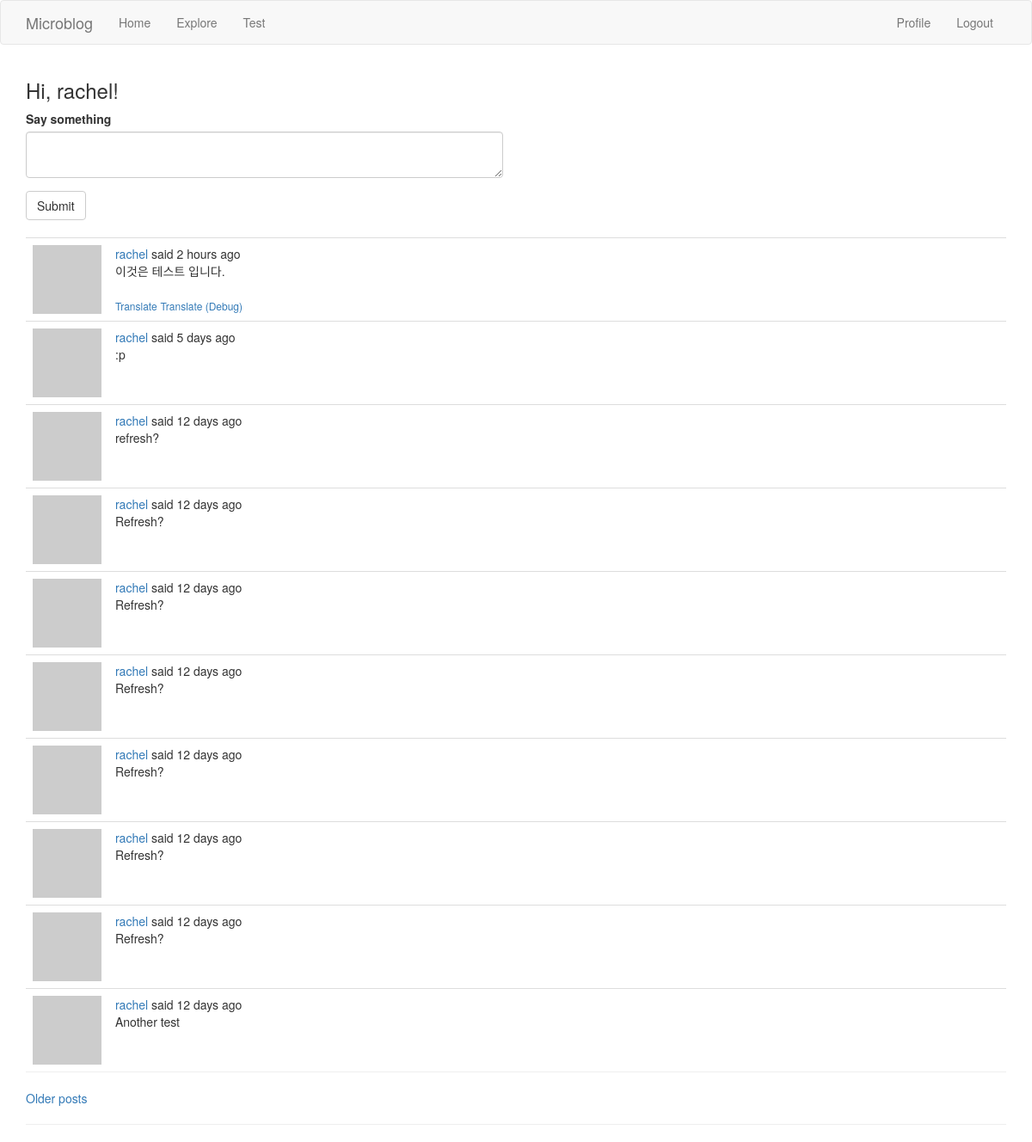
The page /index (signed in) on the database its author committed.
### app/models.py (models this page shows, shortened)
class User(UserMixin, db.Model):
    id = db.Column(db.Integer, primary_key=True)
    username = db.Column(db.String(64), index=True, unique=True)
    email = db.Column(db.String(120), index=True, unique=True)
    pw_hash = db.Column(db.String(128))
    about_me = db.Column(db.String(140))
    datetime_joined = db.Column(db.DateTime, default=datetime.utcnow)
    datetime_last_seen = db.Column(db.DateTime, default=datetime.utcnow)
    posts = db.relationship('Post', backref='author', lazy='dynamic')
    followed = db.relationship(
        'User', # Self-referential
        secondary=followers, # Association table defined above
        primaryjoin=(followers.c.follower_id == id), # How left-side entity is linked: User's `id` matches the `follower_id` field of the association table
        secondaryjoin=(followers.c.followed_id == id), # How the right-side entity (followed user) is linked.
        backref=db.backref('followers', lazy='dynamic'), # How this relationship will be accessed from the right-side entity (followed)
        lazy='dynamic' # `dynamic` sets up the query to not run until specifically requested
    )
    def avatar(self, size):
        digest = md5(self.email.lower().encode('utf-8')).hexdigest()
        return 'https://www.gravatar.com/avatar/{}?d=identicon&s={}'.format(digest, size)
    def followed_posts(self):
        followed = Post.query.join(
            followers, (followers.c.followed_id == Post.user_id)).filter(
                followers.c.follower_id == self.id)
        own = Post.query.filter_by(user_id=self.id)
        return followed.union(own).order_by(Post.timestamp.desc())

class Post(db.Model):
    id = db.Column(db.Integer, primary_key=True)
    body = db.Column(db.String(140))
    timestamp = db.Column(db.DateTime, index=True, default=datetime.utcnow)
    user_id = db.Column(db.Integer, db.ForeignKey('user.id'))
    language = db.Column(db.String(5))

### app/routes.py (the view, shortened to what this page needs)
@application.route('/', methods=['GET', 'POST'])
@application.route('/index', methods=['GET', 'POST'])
@login_required
def index():
    page = request.args.get('page', 1, type=int)
    form = PostForm()
    posts = current_user.followed_posts().paginate(
        page, application.config['POSTS_PER_PAGE'], False)
    next_url = url_for('index', page=posts.next_num) if posts.has_next else None
    prev_url = url_for('index', page=posts.prev_num) if posts.has_prev else None
    return render_template('index.html', title='Home', form=form, posts=posts.items, next_url=next_url, prev_url=prev_url)

### app/forms.py
class PostForm(FlaskForm):
    post = TextAreaField('Say something', validators=[
        DataRequired(), Length(min=1, max=140)])
    submit = SubmitField('Submit')

### app/models.py (called while the page is built)
@login.user_loader
def load_user(id):
    return User.query.get(int(id))

### app/routes.py (called while the page is built)
@application.before_request
def before_request():
    if current_user.is_authenticated:
        current_user.datetime_last_seen = datetime.utcnow()
        db.session.commit()
    g.locale = str(get_locale())

### app/templates/index.html (shortened to what this page needs)
{% extends "base.html" %}
{% import 'bootstrap/wtf.html' as wtf %}
{% block app_content %}
  <h3>{{ _('Hi, %(username)s!', username=current_user.username) }}</h3>
  {% if form %}
  <div class="row">
    <div class="col-sm-6">
      {{ wtf.quick_form(form) }}
    </div>
  </div>
  <br>
  {% endif %}
  {% for post in posts %}
    {% include '_post.html' %}
  {% endfor %}
  <hr style="margin-top: 0 !important;">
  {% if next_url %}<a href="{{ next_url }}">Older posts</a>{% endif %}
{% endblock %}

### app/templates/_post.html (shortened to what this page needs)
<table class="table table-hover" style="margin-bottom: 0 !important;">
  <tr>
    <td width="30px">
      <a href="{{ url_for('user', username=post.author.username) }}">
        <img src="{{ post.author.avatar(16) }}">
      </a>
    </td>
    <td>
      {{ _('%(username)s said %(when)s', username=user_link, when=moment(post.timestamp).fromNow()) }}
      <br>
      <span id="post_{{ post.id }}">{{ post.body }}</span>
      {% if post.language and post.language != g.locale %}
      <br><br>
      <span id="translation_{{ post.id }}">
        <a href="javascript:translate('#post_{{ post.id }}', '#translation_{{ post.id }}', '{{ post.language }}', '{{ g.locale }}');
        " style="font-size: 12px;">{{ _('Translate') }}</a>
        <a href="javascript:console.log('#post_{{ post.id }}', '#translation_{{ post.id }}', '{{ post.language }}', '{{ g.locale }}');
        " style="font-size: 12px;">{{ _('Translate (Debug)') }}</a>
      </span>
      {% endif %}
    </td>
  </tr>
</table>

### rows shown on the page
Post: body "이것은 테스트 입니다."
Post: body ":p"
Post: body "refresh?"
Post: body "Refresh?"
Post: body "Refresh?"
Post: body "Refresh?"
Post: body "Refresh?"
Post: body "Refresh?"
Post: body "Refresh?"
Post: body "Another test"
